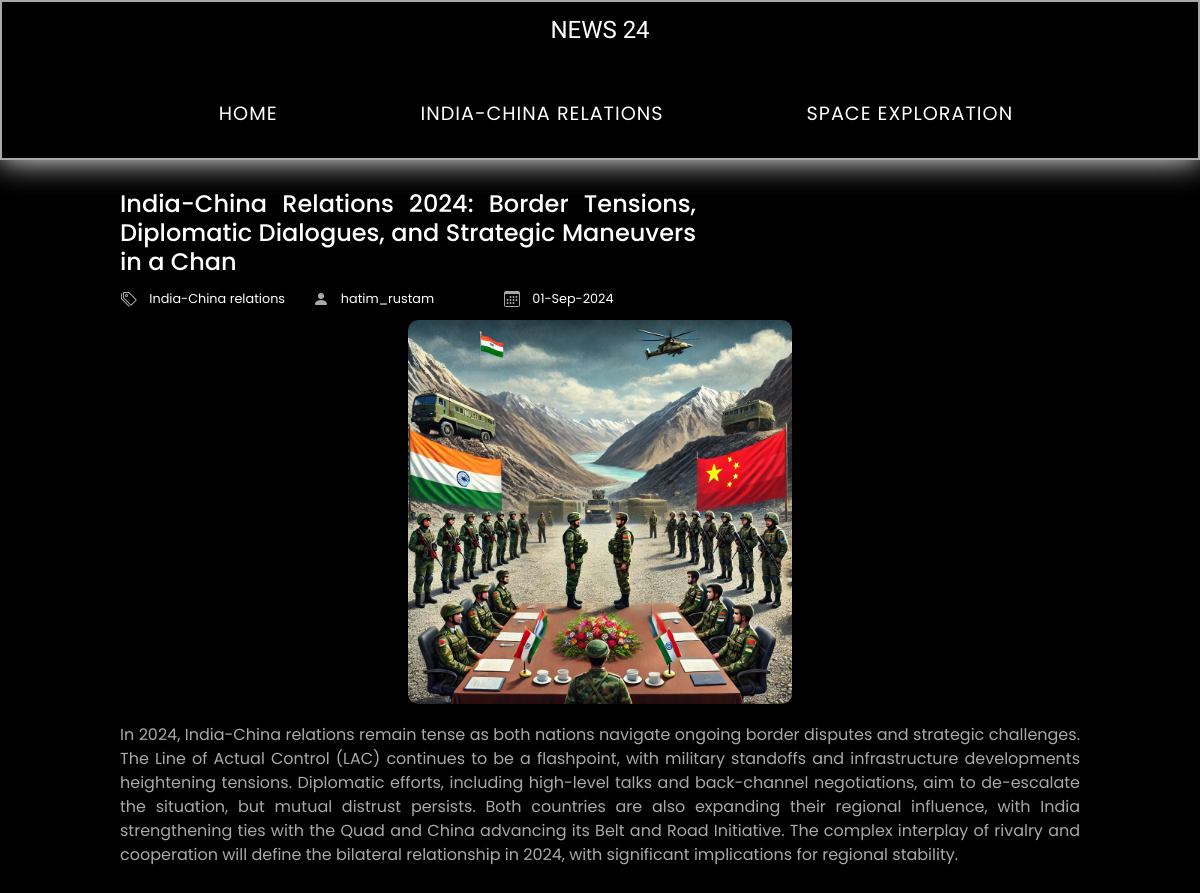
The app's page /single_page.php?id=1 with its own data.
### tables this page shows
CREATE TABLE `category` (
  `category_id` int(11) NOT NULL,
  `category_name` varchar(50) NOT NULL,
  `post` int(11) NOT NULL
);

CREATE TABLE `post` (
  `post_id` int(11) NOT NULL,
  `title` varchar(100) NOT NULL,
  `description` text NOT NULL,
  `category` varchar(50) NOT NULL,
  `post_date` varchar(100) NOT NULL,
  `author` int(11) NOT NULL,
  `post_img` varchar(100) NOT NULL
);

CREATE TABLE `user` (
  `user_id` int(11) NOT NULL,
  `first_name` varchar(10) NOT NULL,
  `last_name` varchar(10) NOT NULL,
  `user_name` varchar(20) NOT NULL,
  `password` varchar(255) NOT NULL,
  `role` int(11) NOT NULL
);

### single_page.php (the view, shortened to what this page needs)
<!DOCTYPE html>
<html lang="en">
<head>
    <link href="https://cdn.jsdelivr.net/npm/bootstrap@5.3.3/dist/css/bootstrap.min.css" rel="stylesheet"
>
    <link rel="stylesheet" href="css/single_page.css">
</head>
<body>
    <header>
        <div class="header1">
            <div class="logo">
                <a href="index.php">NEWS 24</a>
            </div>
        </div>
        <nav>
            <?php
                include "configure.php";
                $query_1 = "select * from category where post > 0";
                $sql_1 = mysqli_query($connection,$query_1) or die("querry fail 1");
                if (mysqli_num_rows($sql_1) > 0) {
            ?>
            <ul>
            <li><a href="index.php">Home</a></li>
                <?php
                    while ($row_1 = mysqli_fetch_assoc($sql_1)) {
                        echo "<li><a href='category.php?cid={$row_1['category_id']}'>{$row_1['category_name']}</a></li>";
                    }
                ?>
            </ul>
            <?php
                    }
                ?>
        </nav>
    </header>
    <main>
        <div class="single_page_container">
        <?php
        include "configure.php";
        $id = $_GET["id"];
        $query = "select post.post_id,post.title,post.description,post.post_date,category.category_name,user.user_name,post.category,post.post_img from post
                        left join category on post.category = category.category_id
                        left join user on post.author = user.user_id
                        where post.post_id = {$id}";
        $sql = mysqli_query($connection, $query) or die("Query fail");
        if (mysqli_num_rows($sql) > 0) {
            while ($row = mysqli_fetch_assoc($sql)) {
        ?>
            <div class="title_info">
                <div class="title">
                    <h4><?php echo $row["title"]; ?></h4>
                </div>
                <div class="tag_author_date">
                    <div class="tag">
                        <span></span> <span><?php echo $row["category_name"]; ?></span>
                    </div>
                    <div class="author">
                        <span><svg xmlns="http://www.w3.org/2000/svg" width="16" height="16" fill="darkgray" class="bi bi-person-fill" viewBox="0 0 16 16">
                                <path d="M3 14s-1 0-1-1 1-4 6-4 6 3 6 4-1 1-1 1zm5-6a3 3 0 1 0 0-6 3 3 0 0 0 0 6" />
                            </svg></span> <span><?php echo $row["user_name"]; ?></span>
                    </div>
                    <div class="date">
                        <span></span> <span><?php echo $row["post_date"]; ?></span>
                    </div>
                </div>
            </div>
            <div class="image">
                <img src="admin/upload/<?php echo $row["post_img"]; ?>" alt="">
            </div>
            <div class="description"><?php echo $row["description"]; ?></div>
            <?php
            }
        }
        ?>
        </div>
    </main>
</body>
</html>

### css/single_page.css (style rules this page uses)
* { margin: 0; padding: 0; box-sizing: border-box; font-size: 16px; }
body { background-color: black; height: 100vh; width: 100%; }
header { width: 100%; height: 20%; border: 2.5px solid darkgrey; box-shadow: gray 0px 1px 20px -15px, white 0px 0px 30px 0px; }
.header1 { padding: 10px 0; width: 100%; height: 50%; }
.logo { justify-content: space-between; align-items: baseline; display: flex; padding: 0px 3.5% 10px 3.5%; flex-wrap: wrap; width: 100%; height: 100%; }
.logo a { width: 100%; text-align: center; color: white; display: block; font-size: 1.5em; font-family: 'Comfortaa', sans-serif; text-decoration: none; }
nav { padding: 0px 3.5% 10px 3.5%; width: 100%; height: 50%; }
ul { width: 100%; height: 100%; display: flex; flex-wrap: wrap; justify-content: space-evenly; align-items: center; }
li { list-style: none; }
ul li a { text-transform: uppercase; letter-spacing: 1px; font-family: "Poppins", sans-serif; font-size: 1.2em; display: block; text-decoration: none; color: white; }
main { width: 100%; margin-bottom: 2%; }
.single_page_container { height: 100%; width: 80%; margin: 2.5% auto; }
.title_info { display: flex; flex-direction: column; }
.title { font-family: "Poppins", sans-serif; color: white; width: 60%; text-align: justify; }
.tag_author_date { margin: 1% 0; width: 60%; display: flex; align-items: baseline; justify-content: space-evenly; }
.title h4 { margin: 0; }
.tag, .author, .date { font-family: "Poppins", sans-serif; color: white; width: 33%; }
span { font-size: 0.8em; margin-right: 4%; }
.image { margin: auto; width: 40%; height: 20%; }
.image img { width: 100%; border-radius: 10px; }
.description { margin: 2% 0; color: darkgray; font-family: "Poppins", sans-serif; width: 100%; text-align: justify; }

### records on screen
category: category_name "INDIA-CHINA RELATIONS"
category: category_name "SPACE EXPLORATION"
post: title "India-China Relations 2024: Border Tensions, Diplomatic Dialogues, and Strategic Maneuvers in a Chan", category.category_name "India-China relations", user.user_name "hatim_rustam", post_date "01-Sep-2024", post_img (picture), description "In 2024, India-China relations remain tense as both nations navigate ongoing border disputes and strategic challenges. The Line of Actual Control (LAC) continues to be a flashpoint, with military standoffs and infrastructure developments heightening tensions. Diplomatic efforts, including high-level talks and back-channel negotiations, aim to de-escalate the situation, but mutual distrust persists. Both countries are also expanding their regional influence, with India strengthening ties with the Quad and China advancing its Belt and Road Initiative. The complex interplay of rivalry and cooperation will define the bilateral relationship in 2024, with significant implications for regional…"
